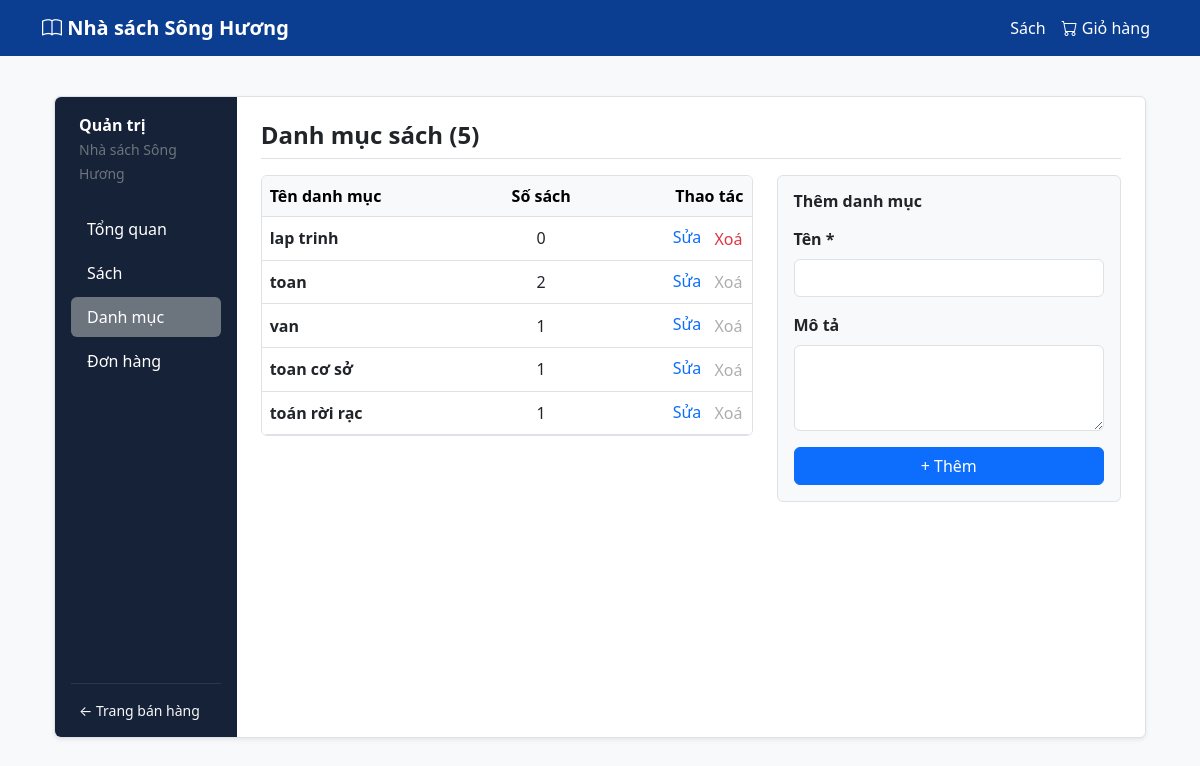
The page /admin/categories on the database its author committed.
### app.py (models this page shows)
class Category(db.Model):
    id = db.Column(db.Integer, primary_key=True)
    name = db.Column(db.String(100), nullable=False)
    description = db.Column(db.Text)
    books = db.relationship("Book", backref="category", lazy=True)

### app.py (the view, shortened to what this page needs)
@app.route("/admin/categories", methods=["GET", "POST"])
def admin_categories():
    edit_id = request.args.get("edit", type=int) or request.form.get(
        "edit_id", type=int
    )
    edit_cat = Category.query.get(edit_id) if edit_id else None
    form = CategoryForm(category_id=edit_cat.id if edit_cat else None, obj=edit_cat)
    categories_data = (
        db.session.query(Category, func.count(Book.id).label("book_count"))
        .outerjoin(Book, Category.id == Book.category_id)
        .group_by(Category.id)
        .order_by(Category.id.asc())
        .all()
    )
    csrf_form = EmptyForm()
    return render_template(
        "admin_categories.html",
        categories_data=categories_data,
        form=form,
        edit_cat=edit_cat,
        csrf_form=csrf_form,
    )

### app.py (shortened to what this page needs)
class CategoryForm(FlaskForm):
    name = StringField(
        "Tên", validators=[DataRequired(message="Bắt buộc nhập tên danh mục")]
    )
    description = TextAreaField("Mô tả", validators=[Optional()])
    submit = SubmitField("Lưu")
    def __init__(self, category_id=None, *args, **kwargs):
        super().__init__(*args, **kwargs)
        self.category_id = category_id

class EmptyForm(FlaskForm):
    pass

### app.py (called while the page is built)
@app.context_processor
def inject_admin_badges():
    try:
        pending_count = Order.query.filter_by(status="Chờ xác nhận").count()
    except Exception:
        pending_count = 0
    return dict(pending_orders_badge=pending_count)

### templates/admin_categories.html (shortened to what this page needs)
{% extends 'base.html' %}
{% block content %}
<div class="container-fluid py-3">
    <div class="row g-0 shadow-sm border rounded bg-white">
        {% include '_admin_sidebar.html' %}
        <div class="col-md-9 col-lg-10 p-4">
            <h4 class="fw-bold mb-3 pb-2 border-bottom">Danh mục sách ({{ categories_data|length }})</h4>
            <div class="row g-4">
                <div class="col-md-7">
                    <div class="table-responsive border rounded">
                        <table class="table table-hover align-middle mb-0">
                            <thead class="table-light">
                                <tr>
                                    <th>Tên danh mục</th>
                                    <th class="text-center">Số sách</th>
                                    <th class="text-end">Thao tác</th>
                                </tr>
                            </thead>
                            <tbody>
                                {% for cat, count in categories_data %}
                                <tr>
                                    <td>
                                        <a href="{{ url_for('admin_books', category=cat.id) }}" class="text-decoration-none text-dark fw-semibold">
                                            {{ cat.name }}
                                        </a>
                                    </td>
                                    <td class="text-center">{{ count }}</td>
                                    <td class="text-end">
                                        <a href="{{ url_for('admin_categories', edit=cat.id) }}" class="text-primary text-decoration-none me-2">Sửa</a>
                                        {% if count > 0 %}
                                            <form action="{{ url_for('delete_category', id=cat.id) }}" method="POST" class="d-inline">
                                                <button type="submit" class="btn btn-link text-muted opacity-50 text-decoration-none p-0">Xoá</button>
                                            </form>
                                        {% else %}
                                            <form action="{{ url_for('delete_category', id=cat.id) }}" method="POST" class="d-inline" onsubmit="return confirm('Xoá danh mục {{ cat.name }}?');">
                                                <button type="submit" class="btn btn-link text-danger text-decoration-none p-0">Xoá</button>
                                            </form>
                                        {% endif %}
                                    </td>
                                </tr>
                                {% else %}
                                <tr>
                                    <td colspan="3" class="text-center text-muted py-4">Chưa có danh mục nào.</td>
                                </tr>
                                {% endfor %}
                            </tbody>
                        </table>
                    </div>
                </div>
                <div class="col-md-5">
                    <div class="card bg-light border">
                        <div class="card-body">
                            <h6 class="fw-bold mb-3">{{ 'Sửa danh mục: ' + edit_cat.name if edit_cat else 'Thêm danh mục' }}</h6>
                            <form method="POST" action="{{ url_for('admin_categories') }}" novalidate>
                                <div class="mb-3">
                                    <label class="form-label fw-semibold">Tên *</label>
                                    {{ form.name(class="form-control bg-white" + (" is-invalid" if form.name.errors else "")) }}
                                </div>
                                <div class="mb-3">
                                    <label class="form-label fw-semibold">Mô tả</label>
                                    {{ form.description(class="form-control bg-white", rows="3") }}
                                </div>
                                <div class="d-flex gap-2">
                                    <button type="submit" class="btn btn-primary flex-grow-1">
                                        {{ 'Cập nhật' if edit_cat else '+ Thêm' }}
                                    </button>
                                </div>
                            </form>
                        </div>
                    </div>
                </div>
            </div>
        </div>
    </div>
</div>
{% endblock %}

### templates/base.html (style rules this page uses)
body { background-color: #f8f9fa; }

### rows shown on the page
Category: name "lap trinh", count "0"
Category: name "toan", id "2"
Category: name "van", count "1"
Category: name "toan cơ sở", count "1"
Category: name "toán rời rạc", count "1"

### other values the page prints
{{ categories_data|length }} "5"
{{ 'Sửa danh mục: ' + edit_cat.name if edit_cat else 'Thêm danh mục' }} "Thêm danh mục"
{{ 'Cập nhật' if edit_cat else '+ Thêm' }} "+ Thêm"
